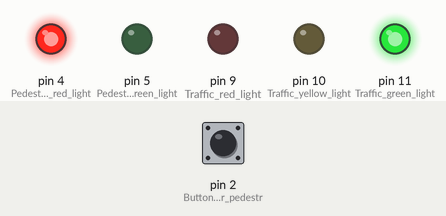
Simulated run of this sketch. Board: Arduino Uno, built with avr-gcc and run on an emulated ATmega328P. On the bench: output pins drawn as LEDs (lit = HIGH). Inputs (shaded band) come from the test bench; at power-on: pin 2 (Button_to_trigger_pedestr) HIGH.

Above: at 1.2 s.
1.3 s: pin 2 (Button_to_trigger_pedestr) pulled LOW for 0.15 s
At 2.1 s:
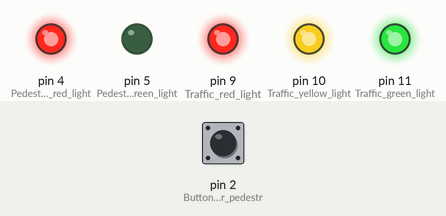
At 3.83 s:
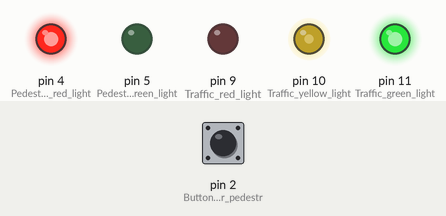
4.4 s: pin 2 (Button_to_trigger_pedestr) pulled LOW for 1 s
At 17.6 s:
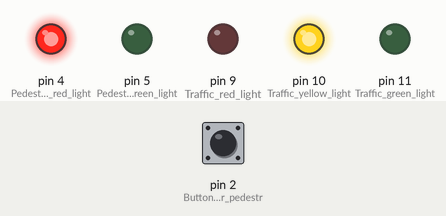
Timing chart, 0 to 18.7 s (numbered marks = the images above; inputs shaded):
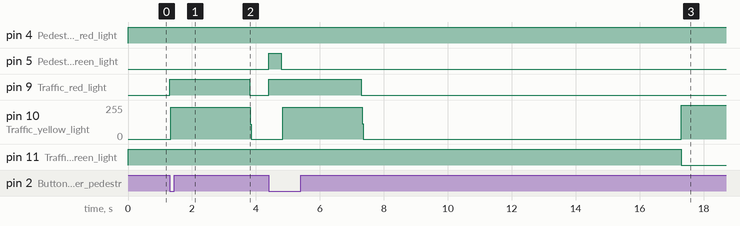

The sketch:

task_5A_Master.ino
```cpp
#include <Wire.h>

// C++ code
volatile boolean pushButton;
int redState = 0;
enum State { red, yellow, green, pedestrianGreen, pedestrianRed };
State _currentState = green;
State _targetState = pedestrianRed;
unsigned long time = 5000; // Default time for each state
unsigned long previousMillis = 0;  // Store last time state was updated
unsigned long pedestrianMillis = 0; // Store pedestrian light time
int set;
const int address = 4;

void setup() {
  Wire.begin();

  // Pin assignments
  pinMode(4, OUTPUT);  // Pedestrian red light
  pinMode(5, OUTPUT);  // Pedestrian green light
  pinMode(9, OUTPUT);  // Traffic red light
  pinMode(10, OUTPUT); // Traffic yellow light
  pinMode(11, OUTPUT); // Traffic green light
  pinMode(2, INPUT);   // Button to trigger pedestrian light

  // Attach interrupt for button press (active low)
  attachInterrupt(digitalPinToInterrupt(2), buttonPressed, FALLING);
}

void loop() {
  Wire.beginTransmission(4);
  Wire.endTransmission();

  unsigned long currentMillis = millis();

  if (redState == 1) {
    pedestrian(currentMillis); // Handle pedestrian light state
  } else {
    trafficLight(currentMillis); // Handle traffic light state
  }
}

void trafficLight(unsigned long currentMillis) {
  switch (_currentState) {
    case green:
      digitalWrite(11, HIGH);  // Traffic green light on
      digitalWrite(4, HIGH);   // Pedestrian red light on
      if (currentMillis - previousMillis >= time) {
        digitalWrite(11, LOW);   // Traffic green light off
        previousMillis = currentMillis;
        _currentState = yellow;  // Transition to yellow state
        set = 0;
      }
      break;

    case yellow:
      digitalWrite(10, HIGH);   // Traffic yellow light on
      if (currentMillis - previousMillis >= time / 2) {
        digitalWrite(10, LOW);    // Traffic yellow light off
        previousMillis = currentMillis;
        if (set == 0)
          _currentState = red;    // Transition to red if no pedestrian request
        else
          _currentState = green; // Transition back to green after pedestrian phase
      }
      break;

    case red:
      digitalWrite(9, HIGH);    // Traffic red light on
      if (currentMillis - previousMillis >= time) {
        digitalWrite(9, LOW);     // Traffic red light off
        previousMillis = currentMillis;
        if (redState == 0)        // If no pedestrian request
          _currentState = yellow; // Transition to yellow
        else
          _currentState = pedestrianGreen; // Transition to pedestrian green
        set = 1;
      }
      break;
  }
}

void pedestrian(unsigned long currentMillis) {
  digitalWrite(10, LOW); // Turn off traffic yellow light during pedestrian phase

  switch (_targetState) {
    case pedestrianGreen:
      digitalWrite(9, HIGH);   // Traffic red light on
      digitalWrite(5, HIGH);   // Pedestrian green light on
      if (currentMillis - pedestrianMillis >= time / 5) {
        digitalWrite(5, LOW);    // Pedestrian green light off
        pedestrianMillis = currentMillis;
        redState = 1;
        _targetState = yellow;  // Transition to yellow pedestrian light
      }
      break;

    case yellow:
      digitalWrite(9, HIGH);   // Traffic red light on
      digitalWrite(10, HIGH);  // Traffic yellow light on
      if (currentMillis - pedestrianMillis >= time / 2) {
        digitalWrite(10, LOW);   // Traffic yellow light off
        pedestrianMillis = currentMillis;
        _targetState = pedestrianRed;
      }
      break;

    case pedestrianRed:
      digitalWrite(9, LOW);    // Traffic red light off
      digitalWrite(4, HIGH);   // Pedestrian red light on (pin 4)
      if (currentMillis - pedestrianMillis >= time * 2) {
        digitalWrite(4, LOW);    // Pedestrian red light off
        redState = 0;            // Reset redState after pedestrian phase finishes
        _targetState = _currentState; // Return to the current traffic state
      }
      break;
  }
}

void buttonPressed() {
  // When the button is pressed, change the state for pedestrian light
  if (digitalRead(2) == LOW) {  // Button pressed (active LOW)
    redState = 1;               // Trigger pedestrian phase
    _targetState = pedestrianGreen; // Set to pedestrian green state
    previousMillis = millis();  // Reset the timing
  }
}
```

Measured:
- after the input at 1.3 s, pin 9 (Traffic_red_light): LOW → HIGH at once, → LOW 2.5 s later; pin 10 (Traffic_yellow_light): 0/255 → 240/255 at once, → 0/255 2.5 s later
- after the input at 4.4 s, pin 5 (Pedestrian_green_light): LOW → HIGH at once, → LOW 0.40 s later; pin 9 (Traffic_red_light): LOW → HIGH after 0.00 s instead of 11.9 s; pin 11 (Traffic_green_light): HIGH → LOW after 12.9 s instead of 9.4 s
